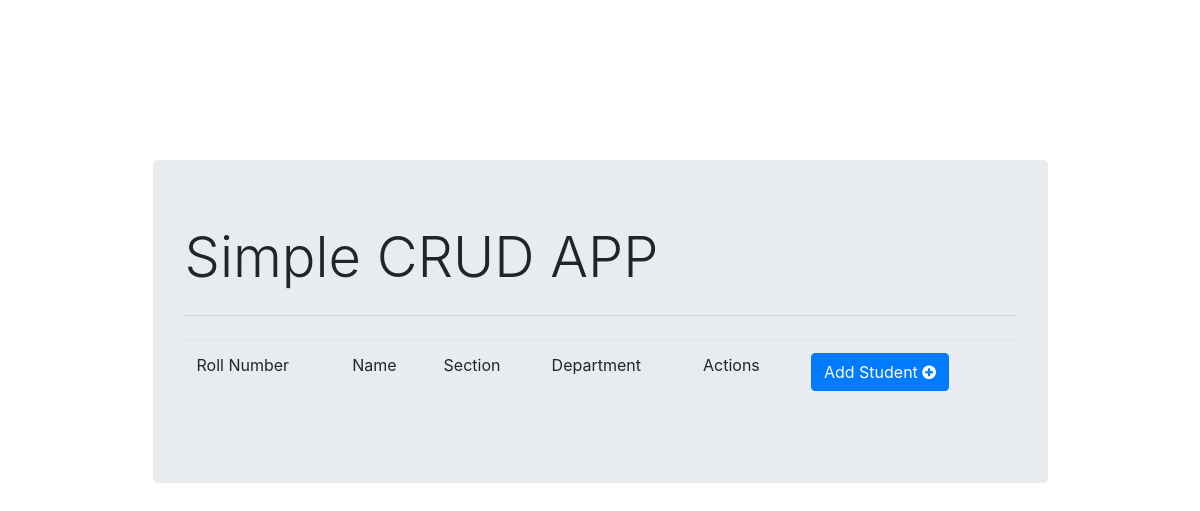
The app's page /display, older data.
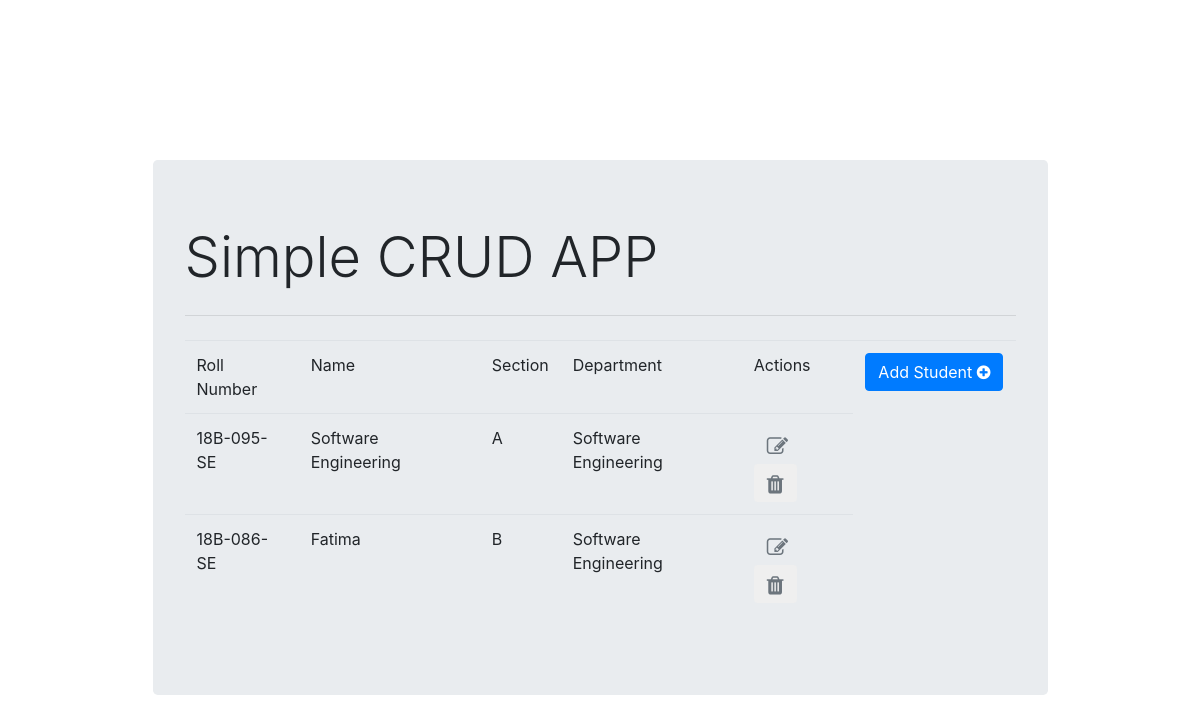
The same page, newer data.
### CRUD/models.py (models this page shows, shortened)
class Student(models.Model):
    SECTIONS = (
        ['A','A'],
        ['B','B'],
        ['C','C']
        )
    roll_number = models.CharField(max_length=20,unique=True,primary_key=True)
    name = models.CharField(max_length=20)
    section = models.CharField(max_length=1,choices=SECTIONS,default='A')
    department = models.ForeignKey(Department,on_delete=models.CASCADE)

class Department(models.Model):
    se = 'Software Engineering'
    cs = 'Computer Science'
    DEPARTMENTS = (
        ('se' , se),
        ('cs' ,cs)
    )
    name = models.CharField(max_length=20)
    def __str__(self):
        return self.name

### CRUD/views.py (the view)
# urls.py: path('display', views.student_dispay,name='student_display'),
def student_dispay(request):
    context = {'student_data':Student.objects.all()}
    return render(request,'CRUD/display.html',context)

### CRUD/templates/CRUD/display.html (shortened to what this page needs)
{% extends 'CRUD/base.html' %}
{% block main %}
<table class="table table-borderless">
    <thead>
    <tr>
        <td>Roll Number</td>
        <td>Name</td>
        <td>Section</td>
        <td>Department</td>
        <td>Actions</td>
        <td>
            <a name="" id="" class="btn btn-primary" href="{% url 'student_form' %} " role="button">Add Student
            <i class="fa fa-plus-circle" aria-hidden="true"></i>
            </a>
        </td>
    </tr>
</thead>
<tbody>
    {% for student in student_data %}
    <tr>
        <td> {{student.roll_number}}</td>
        <td>{{student.name}}</td>
        <td>{{student.section}}</td>
        <td>{{student.department}}</td>
        <td>
            <a href="{% url 'student_update' student.roll_number %}" class="btn text-secondary px-8 float-left ">
                <i class="fa fa-edit fa-lg"></i>
            </a>
            <form action="{% url 'student_delete' student.roll_number %}" method="post" class="d-inline px-8 float-left">
                <button type="submit"  class="btn text-secondary px-8 float-right" >
                    <i class="fa fa-trash fa-lg"></i>
                </button>
            </form>
        </td>
    </tr>
    {% endfor %}
</tbody>
</table>
{% endblock main %}

### CRUD/templates/CRUD/base.html (shortened to what this page needs)
<!DOCTYPE html>
<html lang="en">
<head>
    <link rel="stylesheet" href="https://maxcdn.bootstrapcdn.com/bootstrap/4.0.0/css/bootstrap.min.css">
<link rel="stylesheet" href="https://stackpath.bootstrapcdn.com/font-awesome/4.7.0/css/font-awesome.min.css">
</head>
<body>
    <div class="container" style="margin-top: 10rem;">
        <div class="col-md-10 offset-md-1 mt-6">
            <div class="jumbotron">
                <h1 class="display-4">Simple CRUD APP</h1>
                <hr class="my-4">
                {% block main %}
                {% endblock main %}
              </div>
        </div>
    </div>
</body>
</html>

Row changes from the older to the newer data that the page shows:
added Student: roll_number "18B-095-SE", name "Software Engineering", section "A", department "Software Engineering"
added Student: roll_number "18B-086-SE", name "Fatima", section "B", department "Software Engineering"
